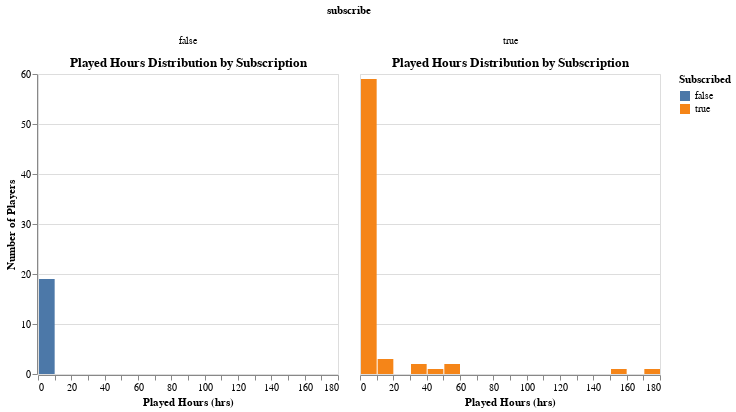

The cell this chart's notebook holds for it:
### Code cell
chart_sub

### Figure 1 — Vega-Lite specification as saved in the notebook (floating-point values rounded to 4 significant figures)
{"config": {"view": {"continuousWidth": 300, "continuousHeight": 300}}, "data": {"name": "data-900ebb47644510acd9ed407ebf667ff0"}, "facet": {"column": {"field": "subscribe", "type": "nominal"}}, "spec": {"mark": {"type": "bar"}, "encoding": {"color": {"field": "subscribe", "title": "Subscribed", "type": "nominal"}, "x": {"bin": {"maxbins": 20}, "field": "played_hours", "title": "Played Hours (hrs)", "type": "quantitative"}, "y": {"aggregate": "count", "title": "Number of Players", "type": "quantitative"}}, "title": "Played Hours Distribution by Subscription"}, "$schema": "https://vega.github.io/schema/vega-lite/v5.20.1.json", "datasets": {"data-900ebb47644510acd9ed407ebf667ff0": [{"experience": "Regular", "subscribe": true, "played_hours": 4.0, "engagement_level": "Below Average"}, {"experience": "Beginner", "subscribe": true, "played_hours": 1.5, "engagement_level": "Below Average"}, {"experience": "Amateur", "subscribe": true, "played_hours": 0.2, "engagement_level": "Below Average"}, {"experience": "Pro", "subscribe": true, "played_hours": 1.0, "engagement_level": "Below Average"}, {"experience": "Veteran", "subscribe": true, "played_hours": 0.1, "engagement_level": "Below Average"}, {"experience": "Beginner", "subscribe": true, "played_hours": 1.0, "engagement_level": "Below Average"}, {"experience": "Veteran", "subscribe": false, "played_hours": 0.1, "engagement_level": "Below Average"}, {"experience": "Amateur", "subscribe": false, "played_hours": 0.1, "engagement_level": "Below Average"}, {"experience": "Veteran", "subscribe": true, "played_hours": 0.1, "engagement_level": "Below Average"}, {"experience": "Amateur", "subscribe": true, "played_hours": 150.0, "engagement_level": "Above Average"}, {"experience": "Amateur", "subscribe": false, "played_hours": 2.3, "engagement_level": "Below Average"}, {"experience": "Pro", "subscribe": true, "played_hours": 0.2, "engagement_level": "Below Average"}, {"experience": "Regular", "subscribe": true, "played_hours": 0.6, "engagement_level": "Below Average"}, {"experience": "Veteran", "subscribe": true, "played_hours": 2.2, "engagement_level": "Below Average"}, {"experience": "Amateur", "subscribe": true, "played_hours": 1.2, "engagement_level": "Below Average"}, {"experience": "Pro", "subscribe": true, "played_hours": 0.2, "engagement_level": "Below Average"}, {"experience": "Amateur", "subscribe": true, "played_hours": 32.0, "engagement_level": "Above Average"}, {"experience": "Regular", "subscribe": true, "played_hours": 0.6, "engagement_level": "Below Average"}, {"experience": "Amateur", "subscribe": true, "played_hours": 0.1, "engagement_level": "Below Average"}, {"experience": "Beginner", "subscribe": true, "played_hours": 0.8, "engagement_level": "Below Average"}, {"experience": "Veteran", "subscribe": false, "played_hours": 2.7, "engagement_level": "Below Average"}, {"experience": "Beginner", "subscribe": true, "played_hours": 1.0, "engagement_level": "Below Average"}, {"experience": "Beginner", "subscribe": true, "played_hours": 0.1, "engagement_level": "Below Average"}, {"experience": "Veteran", "subscribe": true, "played_hours": 0.1, "engagement_level": "Below Average"}, {"experience": "Pro", "subscribe": false, "played_hours": 0.4, "engagement_level": "Below Average"}, {"experience": "Regular", "subscribe": true, "played_hours": 0.5, "engagement_level": "Below Average"}, {"experience": "Veteran", "subscribe": true, "played_hours": 3.8, "engagement_level": "Below Average"}, {"experience": "Amateur", "subscribe": true, "played_hours": 0.1, "engagement_level": "Below Average"}, {"experience": "Veteran", "subscribe": true, "played_hours": 0.1, "engagement_level": "Below Average"}, {"experience": "Regular", "subscribe": true, "played_hours": 0.1, "engagement_level": "Below Average"}, {"experience": "Pro", "subscribe": true, "played_hours": 0.6, "engagement_level": "Below Average"}, {"experience": "Veteran", "subscribe": false, "played_hours": 0.1, "engagement_level": "Below Average"}, {"experience": "Veteran", "subscribe": true, "played_hours": 1.0, "engagement_level": "Below Average"}, {"experience": "Amateur", "subscribe": true, "played_hours": 0.1, "engagement_level": "Below Average"}, {"experience": "Amateur", "subscribe": true, "played_hours": 0.3, "engagement_level": "Below Average"}, {"experience": "Veteran", "subscribe": true, "played_hours": 12.5, "engagement_level": "Above Average"}, {"experience": "Amateur", "subscribe": true, "played_hours": 56.1, "engagement_level": "Above Average"}, {"experience": "Beginner", "subscribe": true, "played_hours": 0.1, "engagement_level": "Below Average"}, {"experience": "Amateur", "subscribe": true, "played_hours": 0.1, "engagement_level": "Below Average"}, {"experience": "Beginner", "subscribe": false, "played_hours": 1.8, "engagement_level": "Below Average"}, {"experience": "Veteran", "subscribe": false, "played_hours": 0.1, "engagement_level": "Below Average"}, {"experience": "Amateur", "subscribe": true, "played_hours": 0.5, "engagement_level": "Below Average"}, {"experience": "Amateur", "subscribe": false, "played_hours": 0.1, "engagement_level": "Below Average"}, {"experience": "Veteran", "subscribe": false, "played_hours": 0.1, "engagement_level": "Below Average"}, {"experience": "Beginner", "subscribe": false, "played_hours": 0.2, "engagement_level": "Below Average"}, {"experience": "Beginner", "subscribe": true, "played_hours": 0.4, "engagement_level": "Below Average"}, {"experience": "Veteran", "subscribe": true, "played_hours": 0.2, "engagement_level": "Below Average"}, {"experience": "Pro", "subscribe": true, "played_hours": 0.1, "engagement_level": "Below Average"}, {"experience": "Veteran", "subscribe": false, "played_hours": 2.7, "engagement_level": "Below Average"}, {"experience": "Veteran", "subscribe": true, "played_hours": 0.1, "engagement_level": "Below Average"}, {"experience": "Pro", "subscribe": false, "played_hours": 0.2, "engagement_level": "Below Average"}, {"experience": "Regular", "subscribe": true, "played_hours": 18.5, "engagement_level": "Above Average"}, {"experience": "Regular", "subscribe": true, "played_hours": 1.5, "engagement_level": "Below Average"}, {"experience": "Amateur", "subscribe": false, "played_hours": 0.1, "engagement_level": "Below Average"}, {"experience": "Amateur", "subscribe": false, "played_hours": 1.0, "engagement_level": "Below Average"}, {"experience": "Veteran", "subscribe": true, "played_hours": 0.1, "engagement_level": "Below Average"}, {"experience": "Amateur", "subscribe": true, "played_hours": 0.7, "engagement_level": "Below Average"}, {"experience": "Beginner", "subscribe": true, "played_hours": 0.2, "engagement_level": "Below Average"}, {"experience": "Veteran", "subscribe": true, "played_hours": 1.6, "engagement_level": "Below Average"}, {"experience": "Amateur", "subscribe": true, "played_hours": 3.5, "engagement_level": "Below Average"}, {"experience": "Amateur", "subscribe": true, "played_hours": 0.2, "engagement_level": "Below Average"}, {"experience": "Beginner", "subscribe": true, "played_hours": 0.6, "engagement_level": "Below Average"}, {"experience": "Veteran", "subscribe": true, "played_hours": 0.4, "engagement_level": "Below Average"}, {"experience": "Amateur", "subscribe": true, "played_hours": 0.5, "engagement_level": "Below Average"}, {"experience": "Amateur", "subscribe": true, "played_hours": 17.2, "engagement_level": "Above Average"}, {"experience": "Beginner", "subscribe": true, "played_hours": 2.0, "engagement_level": "Below Average"}, {"experience": "Pro", "subscribe": true, "played_hours": 1.2, "engagement_level": "Below Average"}, {"experience": "Beginner", "subscribe": true, "played_hours": 0.1, "engagement_level": "Below Average"}, {"experience": "Regular", "subscribe": true, "played_hours": 178.2, "engagement_level": "Above Average"}, {"experience": "Pro", "subscribe": true, "played_hours": 30.3, "engagement_level": "Above Average"}, {"experience": "Beginner", "subscribe": true, "played_hours": 0.7, "engagement_level": "Below Average"}, {"experience": "Amateur", "subscribe": false, "played_hours": 2.1, "engagement_level": "Below Average"}, {"experience": "Amateur", "subscribe": true, "played_hours": 0.8, "engagement_level": "Below Average"}, {"experience": "Regular", "subscribe": true, "played_hours": 0.3, "engagement_level": "Below Average"}, {"experience": "Regular", "subscribe": true, "played_hours": 5.6, "engagement_level": "Below Average"}, {"experience": "Amateur", "subscribe": true, "played_hours": 0.1, "engagement_level": "Below Average"}, {"experience": "Veteran", "subscribe": true, "played_hours": 0.1, "engagement_level": "Below Average"}, {"experience": "Veteran", "subscribe": true, "played_hours": 0.6, "engagement_level": "Below Average"}, {"experience": "Amateur", "subscribe": true, "played_hours": 1.8, "engagement_level": "Below Average"}, {"experience": "Beginner", "subscribe": true, "played_hours": 1.1, "engagement_level": "Below Average"}, {"experience": "Regular", "subscribe": false, "played_hours": 0.1, "engagement_level": "Below Average"}, {"experience": "Regular", "subscribe": true, "played_hours": 0.1, "engagement_level": "Below Average"}, {"experience": "Amateur", "subscribe": true, "played_hours": 0.3, "engagement_level": "Below Average"}, {"experience": "Amateur", "subscribe": true, "played_hours": 48.4, "engagement_level": "Above Average"}, {"experience": "Beginner", "subscribe": false, "played_hours": 0.3, "engagement_level": "Below Average"}, {"experience": "Veteran", "subscribe": false, "played_hours": 0.1, "engagement_level": "Below Average"}, {"experience": "Amateur", "subscribe": true, "played_hours": 53.9, "engagement_level": "Above Average"}, {"experience": "Amateur", "subscribe": true, "played_hours": 2.9, "engagement_level": "Below Average"}]}}
